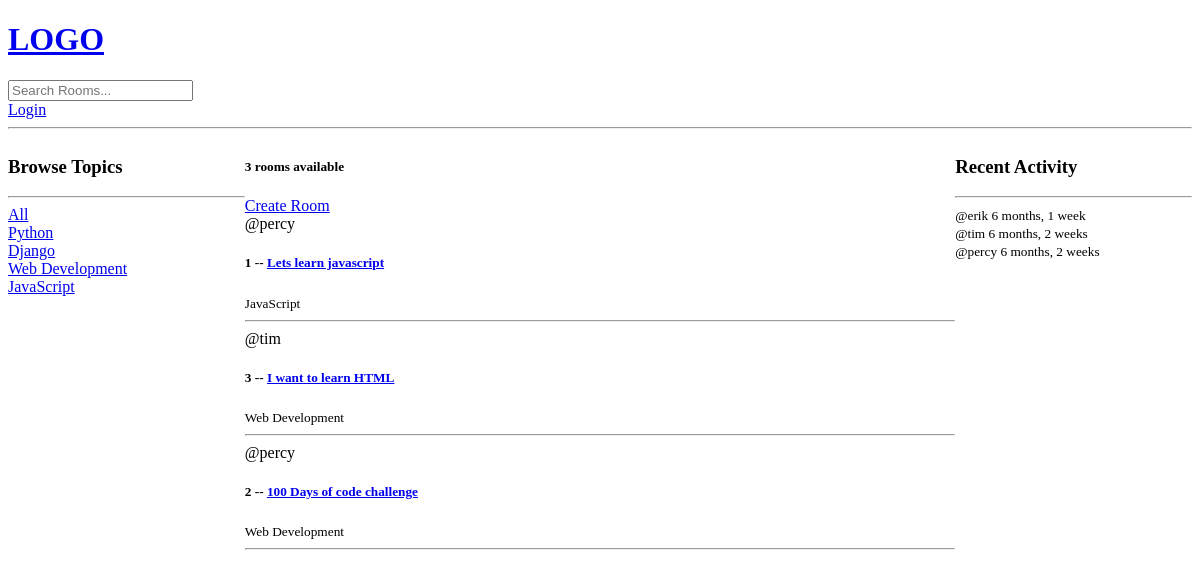
/, run on an earlier commit of the app's database.
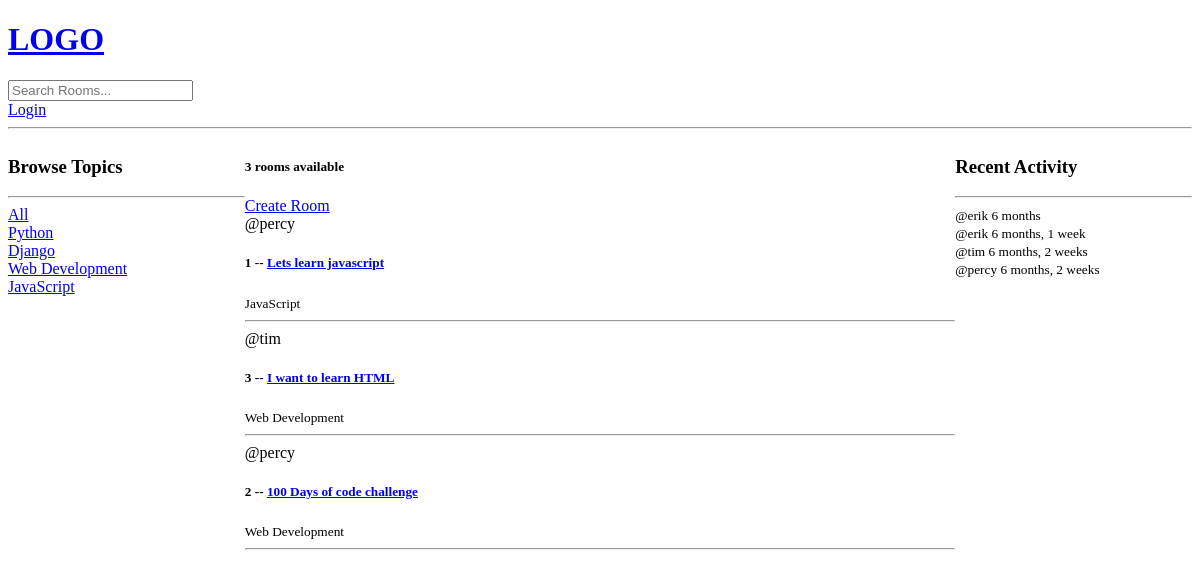
And on a later commit of the database.
### base/models.py (models this page shows, shortened)
class Topic(models.Model):
    name = models.CharField(max_length=200)

class Room(models.Model):
    host = models.ForeignKey(User, on_delete=models.SET_NULL, null=True)
    topic = models.ForeignKey(Topic, on_delete=models.SET_NULL, null=True)
    name = models.CharField(max_length=200)
    description = models.TextField(null=True, blank=True) # means the description can be blank
    participants = models.ManyToManyField(User, related_name='participants', blank=True)
    update  = models.DateTimeField(auto_now=True)
    created = models.DateTimeField(auto_now_add=True)
    class Meta:
        ordering = ['-update', '-created']

class Message(models.Model):
    user = models.ForeignKey(User, on_delete=models.CASCADE)
    room = models.ForeignKey(Room, on_delete=models.CASCADE)
    body = models.TextField()
    update  = models.DateTimeField(auto_now=True)
    created = models.DateTimeField(auto_now_add=True)
    class Meta:
        ordering = ['-update', '-created']

### base/views.py (the view)
# urls.py: path('', views.home, name="home"),
def home(request):
    q = request.GET.get('q') if request.GET.get('q') != None else ''
    rooms = Room.objects.filter(
        Q(topic__name__icontains=q) |
        Q(name__icontains=q) |
        Q(description__icontains=q)
    )
    topics = Topic.objects.all()
    room_count = rooms.count()
    room_messages = Message.objects.all()
    context = {'rooms': rooms, 'topics': topics,
               'room_count': room_count, 'room_messages': room_messages}
    return render(request, 'base/home.html', context)

### base/templates/base/home.html (shortened to what this page needs)
{% extends 'main.html'%}
{% block content %}
<div class="home-container">
    <div>
        <h3>Browse Topics</h3>
        <hr>
        <div>
            <a href="{% url 'home' %}">All</a>
        </div>
        {% for topic in topics %}
            <div>
                <a href="{% url 'home' %}?q={{ topic.name }}">{{ topic.name }}</a>
            </div>
        {% endfor %}
    </div>
    <div>
        <h5>{{ room_count }} rooms available</h5>
        <a href="{% url 'create-room' %}">Create Room</a>
        <div>
            {% for room in rooms %}
            <div>
                <span>@{{ room.host.username }}</span>
                <h5>{{ room.id }} -- <a href="{% url 'room' room.id %}">{{ room.name }}</a></h5>
                <small>{{ room.topic.name }}</small>
                <hr>
            </div>
            {% endfor %}
        </div>
    </div>
    <div>
        <h3>Recent Activity</h3>
        <hr>
        {% for message in room_messages %}
            <div>
                <small>@{{ message.user }}  {{ message.created|timesince }}</small>
            </div>
        {% endfor %}
    </div>
</div>
{% endblock content %}

What changed in the data, as far as the page shows it:
added Message: user "erik", created "6 months"
